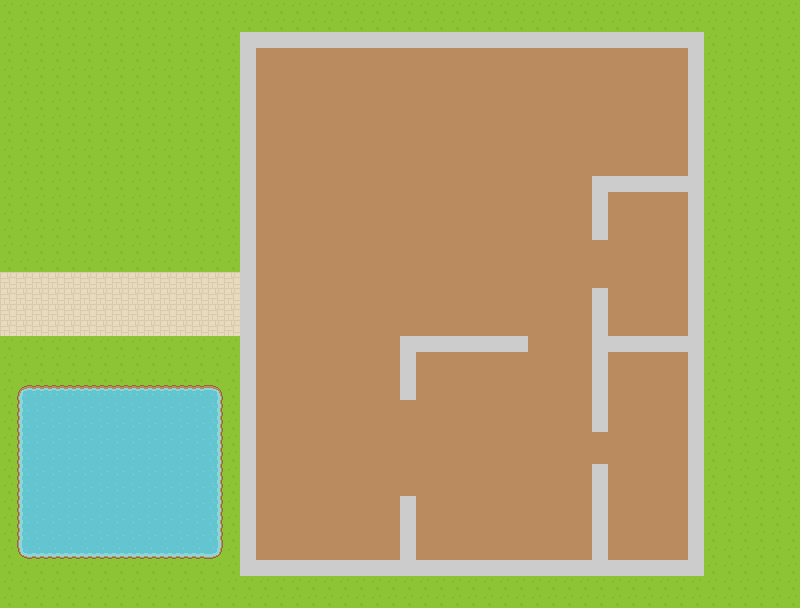

A 2D game scene composited from a Tiled map and its tileset images. What follows is a short description and the map's XML, with every tile layer's data as written:
An orthogonal 50x38 tile map with 16x16 px tiles, 1 tile layer (Foundation).

<map version="1.5" tiledversion="1.5.0" orientation="orthogonal" renderorder="right-down" width="50" height="38" tilewidth="16" tileheight="16" infinite="0" nextlayerid="2" nextobjectid="1">
 <tileset firstgid="1" name="rogue" tilewidth="16" tileheight="16" spacing="1" tilecount="1767" columns="57">
  <image source="roguelikeSheet_transparent.png" width="968" height="526" />
 </tileset>
 <layer id="1" name="Foundation" width="50" height="38">
  <data encoding="csv">
6,6,6,6,6,6,6,6,6,6,6,6,6,6,6,6,6,6,6,6,6,6,6,6,6,6,6,6,6,6,6,6,6,6,6,6,6,6,6,6,6,6,6,6,6,6,6,6,6,6,
6,6,6,6,6,6,6,6,6,6,6,6,6,6,6,6,6,6,6,6,6,6,6,6,6,6,6,6,6,6,6,6,6,6,6,6,6,6,6,6,6,6,6,6,6,6,6,6,6,6,
6,6,6,6,6,6,6,6,6,6,6,6,6,6,6,1487,1487,1487,1487,1487,1487,1487,1487,1487,1487,1487,1487,1487,1487,1487,1487,1487,1487,1487,1487,1487,1487,1487,1487,1487,1487,1487,1487,1487,6,6,6,6,6,6,
6,6,6,6,6,6,6,6,6,6,6,6,6,6,6,1487,1484,1484,1484,1484,1484,1484,1484,1484,1484,1484,1484,1484,1484,1484,1484,1484,1484,1484,1484,1484,1484,1484,1484,1484,1484,1484,1484,1487,6,6,6,6,6,6,
6,6,6,6,6,6,6,6,6,6,6,6,6,6,6,1487,1484,1484,1484,1484,1484,1484,1484,1484,1484,1484,1484,1484,1484,1484,1484,1484,1484,1484,1484,1484,1484,1484,1484,1484,1484,1484,1484,1487,6,6,6,6,6,6,
6,6,6,6,6,6,6,6,6,6,6,6,6,6,6,1487,1484,1484,1484,1484,1484,1484,1484,1484,1484,1484,1484,1484,1484,1484,1484,1484,1484,1484,1484,1484,1484,1484,1484,1484,1484,1484,1484,1487,6,6,6,6,6,6,
6,6,6,6,6,6,6,6,6,6,6,6,6,6,6,1487,1484,1484,1484,1484,1484,1484,1484,1484,1484,1484,1484,1484,1484,1484,1484,1484,1484,1484,1484,1484,1484,1484,1484,1484,1484,1484,1484,1487,6,6,6,6,6,6,
6,6,6,6,6,6,6,6,6,6,6,6,6,6,6,1487,1484,1484,1484,1484,1484,1484,1484,1484,1484,1484,1484,1484,1484,1484,1484,1484,1484,1484,1484,1484,1484,1484,1484,1484,1484,1484,1484,1487,6,6,6,6,6,6,
6,6,6,6,6,6,6,6,6,6,6,6,6,6,6,1487,1484,1484,1484,1484,1484,1484,1484,1484,1484,1484,1484,1484,1484,1484,1484,1484,1484,1484,1484,1484,1484,1484,1484,1484,1484,1484,1484,1487,6,6,6,6,6,6,
6,6,6,6,6,6,6,6,6,6,6,6,6,6,6,1487,1484,1484,1484,1484,1484,1484,1484,1484,1484,1484,1484,1484,1484,1484,1484,1484,1484,1484,1484,1484,1484,1484,1484,1484,1484,1484,1484,1487,6,6,6,6,6,6,
6,6,6,6,6,6,6,6,6,6,6,6,6,6,6,1487,1484,1484,1484,1484,1484,1484,1484,1484,1484,1484,1484,1484,1484,1484,1484,1484,1484,1484,1484,1484,1484,1484,1484,1484,1484,1484,1484,1487,6,6,6,6,6,6,
6,6,6,6,6,6,6,6,6,6,6,6,6,6,6,1487,1484,1484,1484,1484,1484,1484,1484,1484,1484,1484,1484,1484,1484,1484,1484,1484,1484,1484,1484,1484,1484,1487,1487,1487,1487,1487,1487,1487,6,6,6,6,6,6,
6,6,6,6,6,6,6,6,6,6,6,6,6,6,6,1487,1484,1484,1484,1484,1484,1484,1484,1484,1484,1484,1484,1484,1484,1484,1484,1484,1484,1484,1484,1484,1484,1487,1484,1484,1484,1484,1484,1487,6,6,6,6,6,6,
6,6,6,6,6,6,6,6,6,6,6,6,6,6,6,1487,1484,1484,1484,1484,1484,1484,1484,1484,1484,1484,1484,1484,1484,1484,1484,1484,1484,1484,1484,1484,1484,1487,1484,1484,1484,1484,1484,1487,6,6,6,6,6,6,
6,6,6,6,6,6,6,6,6,6,6,6,6,6,6,1487,1484,1484,1484,1484,1484,1484,1484,1484,1484,1484,1484,1484,1484,1484,1484,1484,1484,1484,1484,1484,1484,1487,1484,1484,1484,1484,1484,1487,6,6,6,6,6,6,
6,6,6,6,6,6,6,6,6,6,6,6,6,6,6,1487,1484,1484,1484,1484,1484,1484,1484,1484,1484,1484,1484,1484,1484,1484,1484,1484,1484,1484,1484,1484,1484,1484,1484,1484,1484,1484,1484,1487,6,6,6,6,6,6,
6,6,6,6,6,6,6,6,6,6,6,6,6,6,6,1487,1484,1484,1484,1484,1484,1484,1484,1484,1484,1484,1484,1484,1484,1484,1484,1484,1484,1484,1484,1484,1484,1484,1484,1484,1484,1484,1484,1487,6,6,6,6,6,6,
122,122,122,122,122,122,122,122,122,122,122,122,122,122,122,1487,1484,1484,1484,1484,1484,1484,1484,1484,1484,1484,1484,1484,1484,1484,1484,1484,1484,1484,1484,1484,1484,1484,1484,1484,1484,1484,1484,1487,6,6,6,6,6,6,
122,122,122,122,122,122,122,122,122,122,122,122,122,122,122,1487,1484,1484,1484,1484,1484,1484,1484,1484,1484,1484,1484,1484,1484,1484,1484,1484,1484,1484,1484,1484,1484,1487,1484,1484,1484,1484,1484,1487,6,6,6,6,6,6,
122,122,122,122,122,122,122,122,122,122,122,122,122,122,122,1487,1484,1484,1484,1484,1484,1484,1484,1484,1484,1484,1484,1484,1484,1484,1484,1484,1484,1484,1484,1484,1484,1487,1484,1484,1484,1484,1484,1487,6,6,6,6,6,6,
122,122,122,122,122,122,122,122,122,122,122,122,122,122,122,1487,1484,1484,1484,1484,1484,1484,1484,1484,1484,1484,1484,1484,1484,1484,1484,1484,1484,1484,1484,1484,1484,1487,1484,1484,1484,1484,1484,1487,6,6,6,6,6,6,
6,6,6,6,6,6,6,6,6,6,6,6,6,6,6,1487,1484,1484,1484,1484,1484,1484,1484,1484,1484,1487,1487,1487,1487,1487,1487,1487,1487,1484,1484,1484,1484,1487,1487,1487,1487,1487,1487,1487,6,6,6,6,6,6,
6,6,6,6,6,6,6,6,6,6,6,6,6,6,6,1487,1484,1484,1484,1484,1484,1484,1484,1484,1484,1487,1484,1484,1484,1484,1484,1484,1484,1484,1484,1484,1484,1487,1484,1484,1484,1484,1484,1487,6,6,6,6,6,6,
6,6,6,6,6,6,6,6,6,6,6,6,6,6,6,1487,1484,1484,1484,1484,1484,1484,1484,1484,1484,1487,1484,1484,1484,1484,1484,1484,1484,1484,1484,1484,1484,1487,1484,1484,1484,1484,1484,1487,6,6,6,6,6,6,
6,3,4,4,4,4,4,4,4,4,4,4,4,5,6,1487,1484,1484,1484,1484,1484,1484,1484,1484,1484,1487,1484,1484,1484,1484,1484,1484,1484,1484,1484,1484,1484,1487,1484,1484,1484,1484,1484,1487,6,6,6,6,6,6,
6,60,61,61,61,61,61,61,61,61,61,61,61,62,6,1487,1484,1484,1484,1484,1484,1484,1484,1484,1484,1484,1484,1484,1484,1484,1484,1484,1484,1484,1484,1484,1484,1487,1484,1484,1484,1484,1484,1487,6,6,6,6,6,6,
6,60,61,61,61,61,61,61,61,61,61,61,61,62,6,1487,1484,1484,1484,1484,1484,1484,1484,1484,1484,1484,1484,1484,1484,1484,1484,1484,1484,1484,1484,1484,1484,1487,1484,1484,1484,1484,1484,1487,6,6,6,6,6,6,
6,60,61,61,61,61,61,61,61,61,61,61,61,62,6,1487,1484,1484,1484,1484,1484,1484,1484,1484,1484,1484,1484,1484,1484,1484,1484,1484,1484,1484,1484,1484,1484,1484,1484,1484,1484,1484,1484,1487,6,6,6,6,6,6,
6,60,61,61,61,61,61,61,61,61,61,61,61,62,6,1487,1484,1484,1484,1484,1484,1484,1484,1484,1484,1484,1484,1484,1484,1484,1484,1484,1484,1484,1484,1484,1484,1484,1484,1484,1484,1484,1484,1487,6,6,6,6,6,6,
6,60,61,61,61,61,61,61,61,61,61,61,61,62,6,1487,1484,1484,1484,1484,1484,1484,1484,1484,1484,1484,1484,1484,1484,1484,1484,1484,1484,1484,1484,1484,1484,1487,1484,1484,1484,1484,1484,1487,6,6,6,6,6,6,
6,60,61,61,61,61,61,61,61,61,61,61,61,62,6,1487,1484,1484,1484,1484,1484,1484,1484,1484,1484,1484,1484,1484,1484,1484,1484,1484,1484,1484,1484,1484,1484,1487,1484,1484,1484,1484,1484,1487,6,6,6,6,6,6,
6,60,61,61,61,61,61,61,61,61,61,61,61,62,6,1487,1484,1484,1484,1484,1484,1484,1484,1484,1484,1487,1484,1484,1484,1484,1484,1484,1484,1484,1484,1484,1484,1487,1484,1484,1484,1484,1484,1487,6,6,6,6,6,6,
6,60,61,61,61,61,61,61,61,61,61,61,61,62,6,1487,1484,1484,1484,1484,1484,1484,1484,1484,1484,1487,1484,1484,1484,1484,1484,1484,1484,1484,1484,1484,1484,1487,1484,1484,1484,1484,1484,1487,6,6,6,6,6,6,
6,60,61,61,61,61,61,61,61,61,61,61,61,62,6,1487,1484,1484,1484,1484,1484,1484,1484,1484,1484,1487,1484,1484,1484,1484,1484,1484,1484,1484,1484,1484,1484,1487,1484,1484,1484,1484,1484,1487,6,6,6,6,6,6,
6,117,118,118,118,118,118,118,118,118,118,118,118,119,6,1487,1484,1484,1484,1484,1484,1484,1484,1484,1484,1487,1484,1484,1484,1484,1484,1484,1484,1484,1484,1484,1484,1487,1484,1484,1484,1484,1484,1487,6,6,6,6,6,6,
6,6,6,6,6,6,6,6,6,6,6,6,6,6,6,1487,1487,1487,1487,1487,1487,1487,1487,1487,1487,1487,1487,1487,1487,1487,1487,1487,1487,1487,1487,1487,1487,1487,1487,1487,1487,1487,1487,1487,6,6,6,6,6,6,
6,6,6,6,6,6,6,6,6,6,6,6,6,6,6,6,6,6,6,6,6,6,6,6,6,6,6,6,6,6,6,6,6,6,6,6,6,6,6,6,6,6,6,6,6,6,6,6,6,6,
6,6,6,6,6,6,6,6,6,6,6,6,6,6,6,6,6,6,6,6,6,6,6,6,6,6,6,6,6,6,6,6,6,6,6,6,6,6,6,6,6,6,6,6,6,6,6,6,6,6
</data>
 </layer>
</map>
